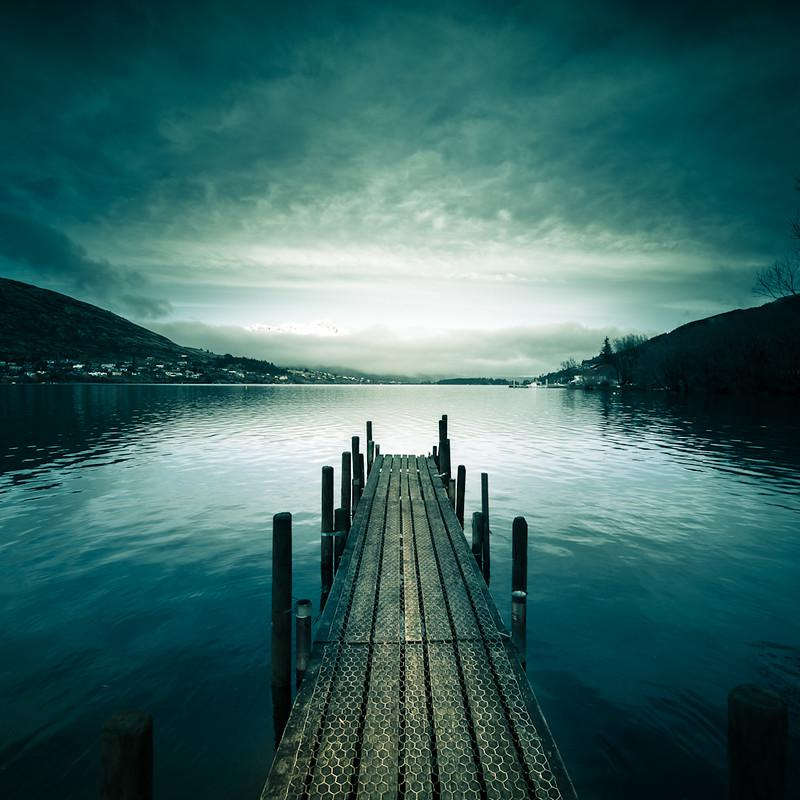
#> input picture archive/00000000_(2).jpg, 800 x 800 px; its folder holds only this picture in this run
$ python -i examen_descriptores.py   (imports and definitions only)   (older library calls are emulated)
#> lines starting #> are read from the running program, lines starting #| are printed output that depends on the picture
# CC5213 - EXAMEN
# 24 de julio de 2023
# Alumnos: María Hernández - José Triviño

import numpy
import cv2

#############################
# DESCRIPTORES INDIVIDUALES #
#############################

# [4 lines left out: function vector_de_intensidades, not called in this run]

def vector_de_intensidades_eq(img_gris, x_zones, y_zones):
    imagen_2 = cv2.equalizeHist(img_gris)
    imagen_2 = cv2.resize(img_gris, (x_zones, y_zones), interpolation=cv2.INTER_AREA)
    descriptor_imagen = imagen_2.flatten()
    return descriptor_imagen

def vector_de_intensidades_omd(img_gris, x_zones, y_zones):
    imagen_2 = cv2.resize(img_gris, (x_zones, y_zones), interpolation=cv2.INTER_AREA)
    descriptor_imagen = imagen_2.flatten()
    posiciones = numpy.argsort(descriptor_imagen)
    for i in range(len(posiciones)):
        descriptor_imagen[posiciones[i]] = i
    return descriptor_imagen

def histograma_por_zona(imagen, x_zones, y_zones):
    # divisiones
    num_zonas_x = x_zones
    num_zonas_y = y_zones
    num_bins_por_zona = 8
    ecualizar = True
    # leer imagen
    if ecualizar:
        imagen = cv2.equalizeHist(imagen)
    # procesar cada zona
    descriptor = []
    for j in range(num_zonas_y):
        desde_y = int(imagen.shape[0] / num_zonas_y * j)
        hasta_y = int(imagen.shape[0] / num_zonas_y * (j+1))
        for i in range(num_zonas_x):
            desde_x = int(imagen.shape[1] / num_zonas_x * i)
            hasta_x = int(imagen.shape[1] / num_zonas_x * (i+1))
            # recortar zona de la imagen
            zona = imagen[desde_y : hasta_y, desde_x : hasta_x]
            # histograma de los pixeles de la zona
            histograma, limites = numpy.histogram(zona, bins=num_bins_por_zona, range=(0,255))
            # normalizar histograma (bins suman 1)
            histograma = histograma / numpy.sum(histograma)
            # agregar descriptor de la zona al descriptor global
            descriptor.extend(histograma)
    return descriptor

def angulos_por_zona(imagen, x_zones, y_zones):

    def angulos_en_zona(imgBordes, imgSobelX, imgSobelY):

        solo_bordes = (imgBordes > 0)
        divided = numpy.divide(imgSobelY,imgSobelX,out=numpy.zeros_like(imgSobelX), where=imgSobelX != 0)

        angulos = numpy.select([imgSobelX != 0, imgSobelX == 0],
                        [numpy.degrees(numpy.arctan(divided)),solo_bordes.astype(int)*90])

        return angulos[solo_bordes]

    # divisioness
    num_zonas_x = x_zones
    num_zonas_y = y_zones
    num_bins_por_zona = 9
    threshold_magnitud_gradiente = 50
    # calcular filtro de sobel (usar cv2.GaussianBlur para borrar ruido)
    imagen = cv2.GaussianBlur(imagen, (3,3), 0, 0)
    sobelX = cv2.Sobel(imagen, ddepth=cv2.CV_32F, dx=1, dy=0, ksize=3)
    sobelY = cv2.Sobel(imagen, ddepth=cv2.CV_32F, dx=0, dy=1, ksize=3)
    magnitud = numpy.sqrt(numpy.square(sobelX) + numpy.square(sobelY))
    th, bordes = cv2.threshold(magnitud, threshold_magnitud_gradiente, 255, cv2.THRESH_BINARY)
    # procesar cada zona
    descriptor = []
    for j in range(num_zonas_y):
        desde_y = int(imagen.shape[0] / num_zonas_y * j)
        hasta_y = int(imagen.shape[0] / num_zonas_y * (j+1))
        for i in range(num_zonas_x):
            desde_x = int(imagen.shape[1] / num_zonas_x * i)
            hasta_x = int(imagen.shape[1] / num_zonas_x * (i+1))
            # calcular angulos de la zona
            angulos = angulos_en_zona(bordes[desde_y : hasta_y, desde_x : hasta_x],
                                    sobelX[desde_y : hasta_y, desde_x : hasta_x],
                                    sobelY[desde_y : hasta_y, desde_x : hasta_x])
            # histograma de los angulos de la zona
            histograma, limites = numpy.histogram(angulos, bins=num_bins_por_zona, range=(-90,90))
            # normalizar histograma (bins suman 1)
            if numpy.sum(histograma) != 0:
                histograma = histograma / numpy.sum(histograma)
            # agregar descriptor de la zona al descriptor global
            descriptor.extend(histograma)
            # dibujar histograma de la zona
    return descriptor

def vector_de_colores(img_rgb, x_zones, y_zones):
    imagen_2 = cv2.resize(img_rgb, (x_zones, y_zones), interpolation=cv2.INTER_AREA)

    imagen_r = imagen_2[:, :, 0]
    imagen_g = imagen_2[:, :, 1]
    imagen_b = imagen_2[:, :, 2]

    r_means = imagen_r.flatten()
    g_means = imagen_g.flatten()
    b_means = imagen_b.flatten()

    descriptor_imagen = numpy.concatenate((r_means, g_means))
    descriptor_imagen = numpy.concatenate((descriptor_imagen, b_means))

    return descriptor_imagen


#############################
#  CÁLCULO DE DESCRIPTORES  #
#############################

def descriptores_gris(img_gris):

    descriptores_imagen = vector_de_intensidades_eq(img_gris, 4, 4)

    lista_descriptores = [
        vector_de_intensidades_omd,
        histograma_por_zona,
        angulos_por_zona
    ]

    combinaciones = [(1,4),(4,4)]
    for d in lista_descriptores:
        for c in combinaciones:
            descriptor = d(img_gris, c[0], c[1])
            descriptores_imagen = numpy.concatenate((descriptores_imagen, descriptor))

    return descriptores_imagen

def descriptores_color(img_color):

    #combinaciones = [(1,4),(1,8),(4,4),(8,8)]
    combinaciones = [(1,4),(4,4)]
    descriptor = []
    for c in combinaciones:
        if len(descriptor) == 0:
            descriptor = vector_de_colores(img_color, c[0], c[1])
        else:
            descriptor = numpy.concatenate((descriptor, vector_de_colores(img_color, c[0], c[1])))

    return descriptor

def descriptores_full(img_color):
    img_gris = cv2.cvtColor(img_color, cv2.COLOR_BGR2GRAY)

    desc_gris = descriptores_gris(img_gris)
    desc_color = descriptores_color(img_color)

    desc_total = numpy.concatenate((desc_gris,desc_color))

    return desc_total

>>> import cv2
>>> picture = cv2.imread('archive/00000000_(2).jpg')
#> picture is the input picture: shape (800, 800, 3); mean B, G, R 100.7, 102.3, 59.8
>>> result = descriptores_full(picture)
#> in descriptores_full, `img_gris = cv2.cvtColor(img_color, cv2.COLOR_BGR2GRAY)`:
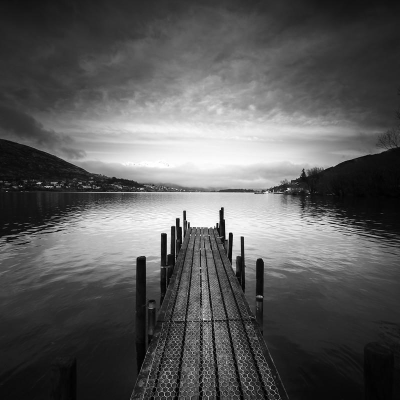
#> img_gris: shape (800, 800) (shown at 1/2 size); min 0, max 255, mean 89.4
#> in vector_de_intensidades_eq, `imagen_2 = cv2.equalizeHist(img_gris)`:
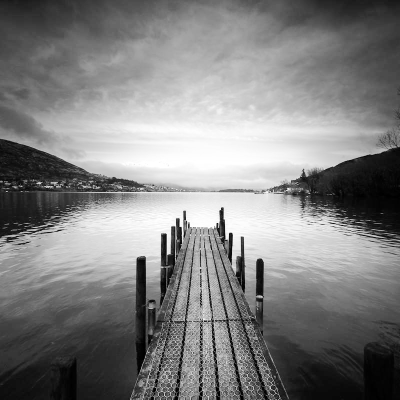
#> imagen_2: shape (800, 800) (shown at 1/2 size); min 0, max 255, mean 128.2
#> in vector_de_intensidades_eq, `imagen_2 = cv2.resize(img_gris, (x_zones, y_zones), interpolation=cv2...`: imagen_2 = [[48, 87, 95, 47], [71, 185, 197, 76], [91, 136, 141, 91], [29, 50, 59, 27]]
#> in vector_de_intensidades_eq, `descriptor_imagen = imagen_2.flatten()`: descriptor_imagen = [48, 87, 95, 47, 71, 185, 197, 76, 91, 136, 141, 91, 29, 50, 59, 27]
#> in descriptores_gris, `descriptores_imagen = vector_de_intensidades_eq(img_gris, 4, 4)`: descriptores_imagen has the same summary as descriptor_imagen in vector_de_intensidades_eq
#> the loop in descriptores_gris, `for d in lista_descriptores:` made 3 passes
#> pass 3, in angulos_por_zona, `sobelX = cv2.Sobel(imagen, ddepth=cv2.CV_32F, dx=1, dy=0, ksize=3)`:
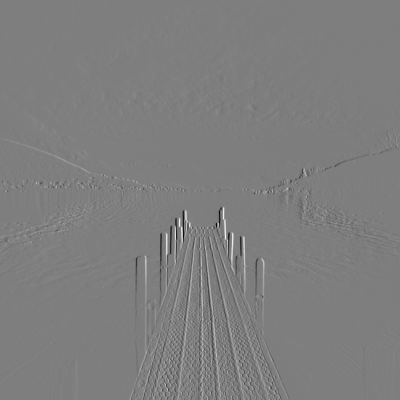
#> sobelX: shape (800, 800) float32 (shown at 1/2 size); min -700, max 710, mean -0.1; drawn with min black and max white
#> pass 3, in angulos_por_zona, `sobelY = cv2.Sobel(imagen, ddepth=cv2.CV_32F, dx=0, dy=1, ksize=3)`:
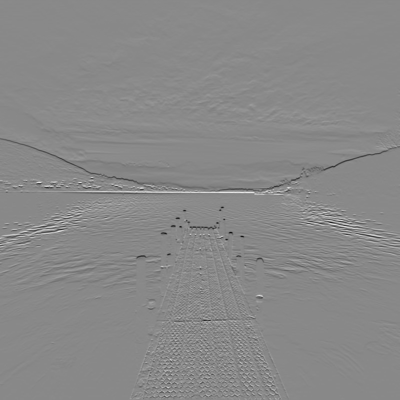
#> sobelY: shape (800, 800) float32 (shown at 1/2 size); min -652, max 563, mean -0.1; drawn with min black and max white
#> pass 3, in angulos_por_zona, `magnitud = numpy.sqrt(numpy.square(sobelX) + numpy.square(sobelY))`:
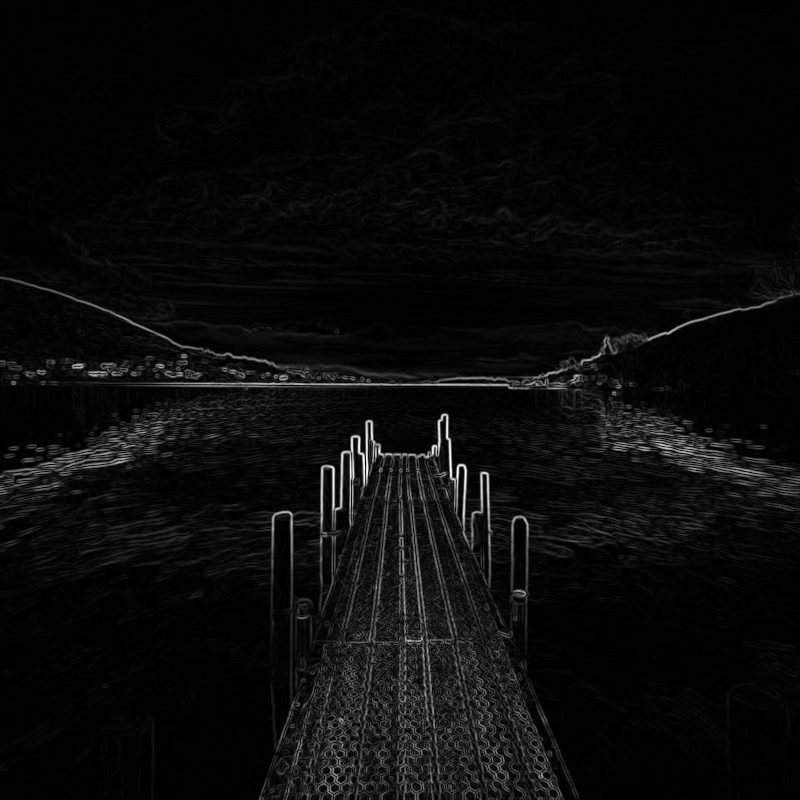
#> magnitud: shape (800, 800) float32; min 0, max 710.3, mean 30.8; drawn with min black and max white
#> after the loop in descriptores_gris, `for d in lista_descriptores:`: descriptores_imagen = 376 values, max 197 at index 6, min 0 at index 19, mean 4.24
#> in descriptores_full, `desc_gris = descriptores_gris(img_gris)`: desc_gris has the same summary as descriptores_imagen in descriptores_gris
#> the loop in descriptores_color, `for c in combinaciones:` made 2 passes
#> descriptor on pass 1: [88, 137, 126, 51, 88, 143, 127, 51, 25, 109, 87, 18]
#> after the loop in descriptores_color, `for c in combinaciones:`: descriptor = 60 values, max 204 at index 34, min 1 at index 59, mean 87.57
#> in descriptores_full, `desc_color = descriptores_color(img_color)`: desc_color has the same summary as descriptor in descriptores_color
#> in descriptores_full, `desc_total = numpy.concatenate((desc_gris,desc_color))`: desc_total = 436 values, max 204 at index 410, min 0 at index 19, mean 15.7
#> result has the same summary as desc_total in descriptores_full

$ run again, on archive/00000000_(4).jpg
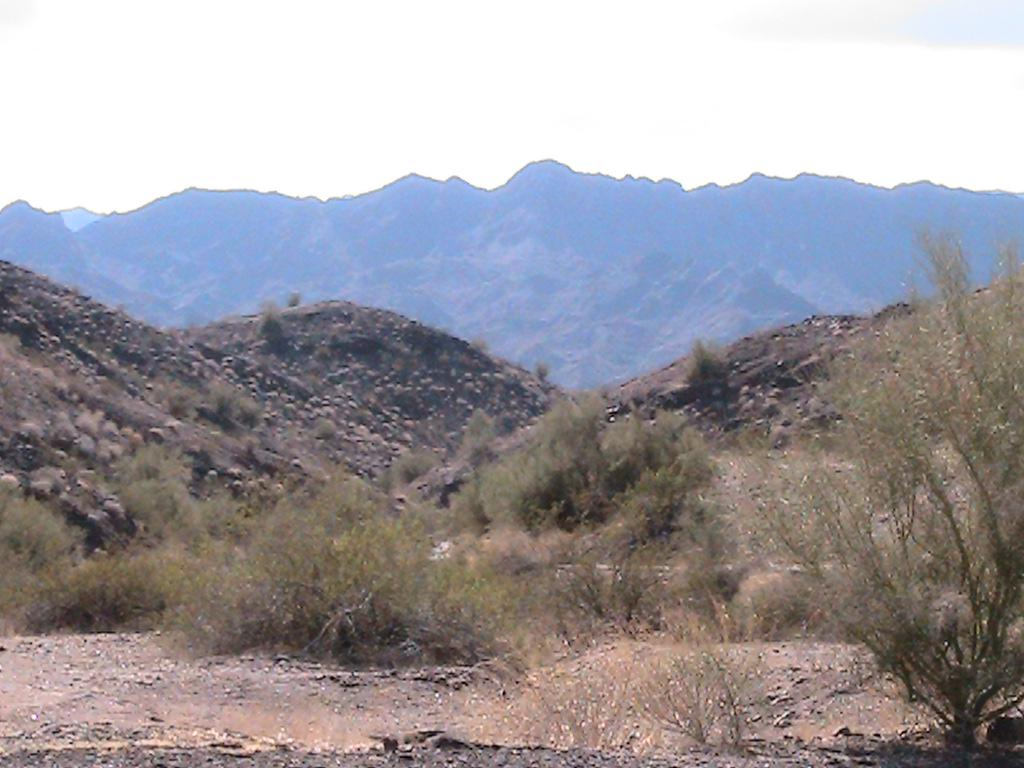
#> input picture archive/00000000_(4).jpg, 1024 x 768 px
#> picture is the input picture: shape (768, 1024, 3); mean B, G, R 158.9, 154.1, 157.9
#> in vector_de_intensidades_eq, `imagen_2 = cv2.equalizeHist(img_gris)`:
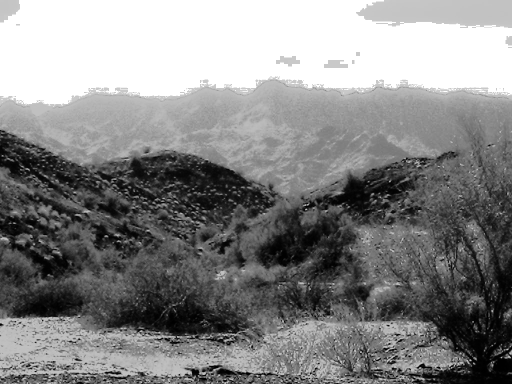
#> imagen_2: shape (768, 1024) (shown at 1/2 size); min 0, max 255, mean 133.9
#> in vector_de_intensidades_eq, `imagen_2 = cv2.resize(img_gris, (x_zones, y_zones), interpolation=cv2...`: imagen_2 = [[254, 253, 248, 248], [144, 141, 153, 140], [101, 108, 101, 112], [139, 120, 133, 98]]
#> in vector_de_intensidades_eq, `descriptor_imagen = imagen_2.flatten()`: descriptor_imagen = [254, 253, 248, 248, 144, 141, 153, 140, 101, 108, 101, 112, 139, 120, 133, 98]
#> in descriptores_gris, `descriptores_imagen = vector_de_intensidades_eq(img_gris, 4, 4)`: descriptores_imagen has the same summary as descriptor_imagen in vector_de_intensidades_eq
#> the loop in descriptores_gris, `for d in lista_descriptores:` made 3 passes
#> pass 3, in angulos_por_zona, `magnitud = numpy.sqrt(numpy.square(sobelX) + numpy.square(sobelY))`:
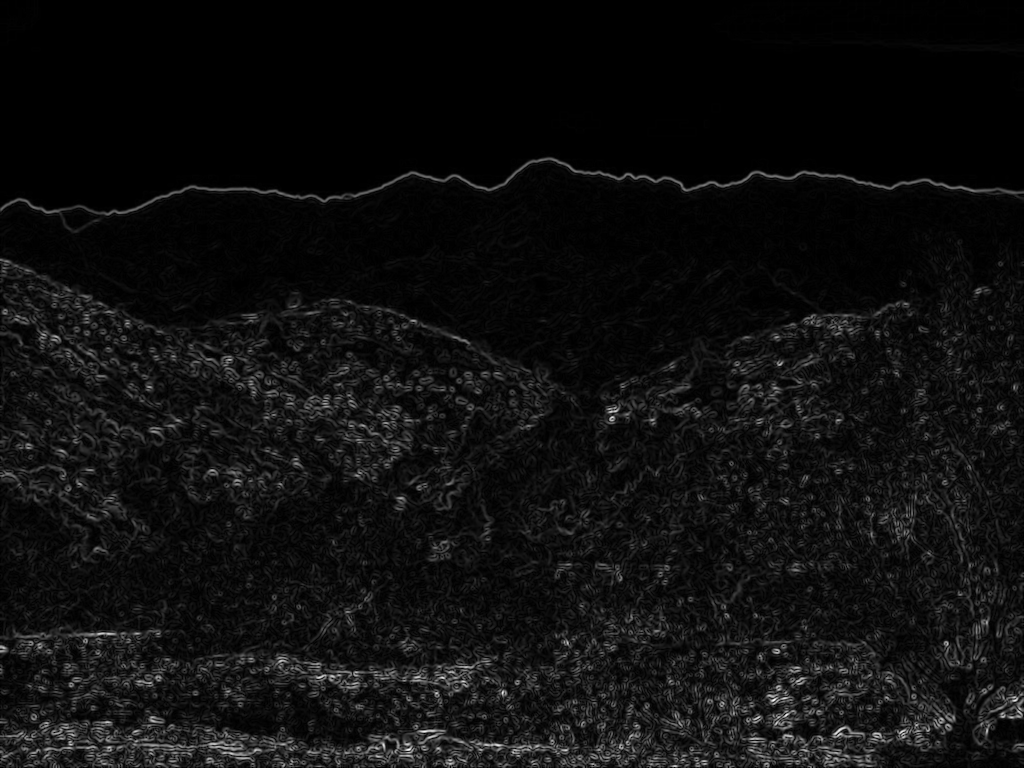
#> magnitud: shape (768, 1024) float32; min 0, max 564.4, mean 33.8; drawn with min black and max white
#> after the loop in descriptores_gris, `for d in lista_descriptores:`: descriptores_imagen = 376 values, max 254 at index 0, min 0 at index 18, mean 7.07
#> desc_gris has the same summary as descriptores_imagen in descriptores_gris
#> the loop in descriptores_color, `for c in combinaciones:` made 2 passes
#> descriptor on pass 1: [253, 177, 95, 110, 251, 145, 103, 118, 250, 131, 114, 137]
#> after the loop in descriptores_color, `for c in combinaciones:`: descriptor = 60 values, max 255 at index 12, min 87 at index 27, mean 157
#> desc_color has the same summary as descriptor in descriptores_color
#> desc_total = 436 values, max 255 at index 388, min 0 at index 18, mean 27.7
#> result has the same summary as desc_total in descriptores_full

$ run again, on archive/00000000_(5).jpg
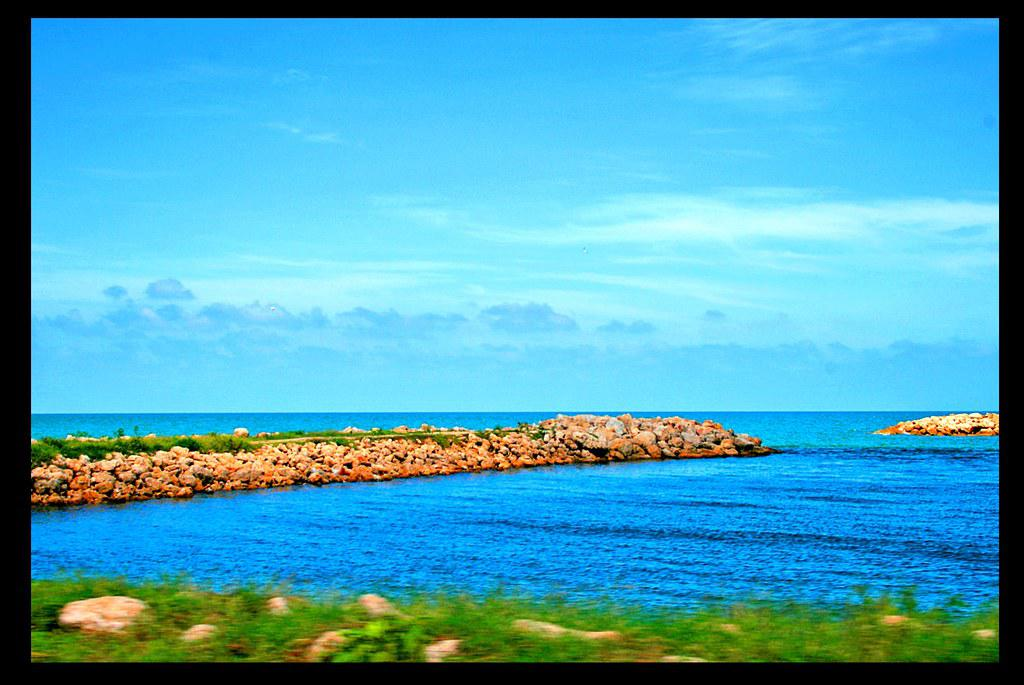
#> input picture archive/00000000_(5).jpg, 1024 x 685 px
#> picture is the input picture: shape (685, 1024, 3); mean B, G, R 188.3, 164, 74.8
#> in vector_de_intensidades_eq, `imagen_2 = cv2.equalizeHist(img_gris)`:
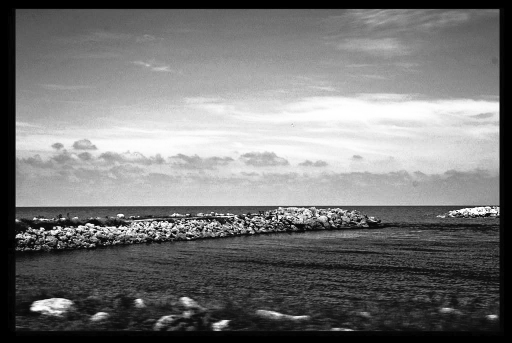
#> imagen_2: shape (685, 1024) (shown at 1/2 size); min 0, max 255, mean 119
#> in vector_de_intensidades_eq, `imagen_2 = cv2.resize(img_gris, (x_zones, y_zones), interpolation=cv2...`: imagen_2 = [[119, 147, 151, 128], [167, 205, 211, 182], [128, 160, 155, 132], [86, 98, 95, 78]]
#> in vector_de_intensidades_eq, `descriptor_imagen = imagen_2.flatten()`: descriptor_imagen = [119, 147, 151, 128, 167, 205, 211, 182, 128, 160, 155, 132, 86, 98, 95, 78]
#> in descriptores_gris, `descriptores_imagen = vector_de_intensidades_eq(img_gris, 4, 4)`: descriptores_imagen has the same summary as descriptor_imagen in vector_de_intensidades_eq
#> the loop in descriptores_gris, `for d in lista_descriptores:` made 3 passes
#> pass 3, in angulos_por_zona, `magnitud = numpy.sqrt(numpy.square(sobelX) + numpy.square(sobelY))`:
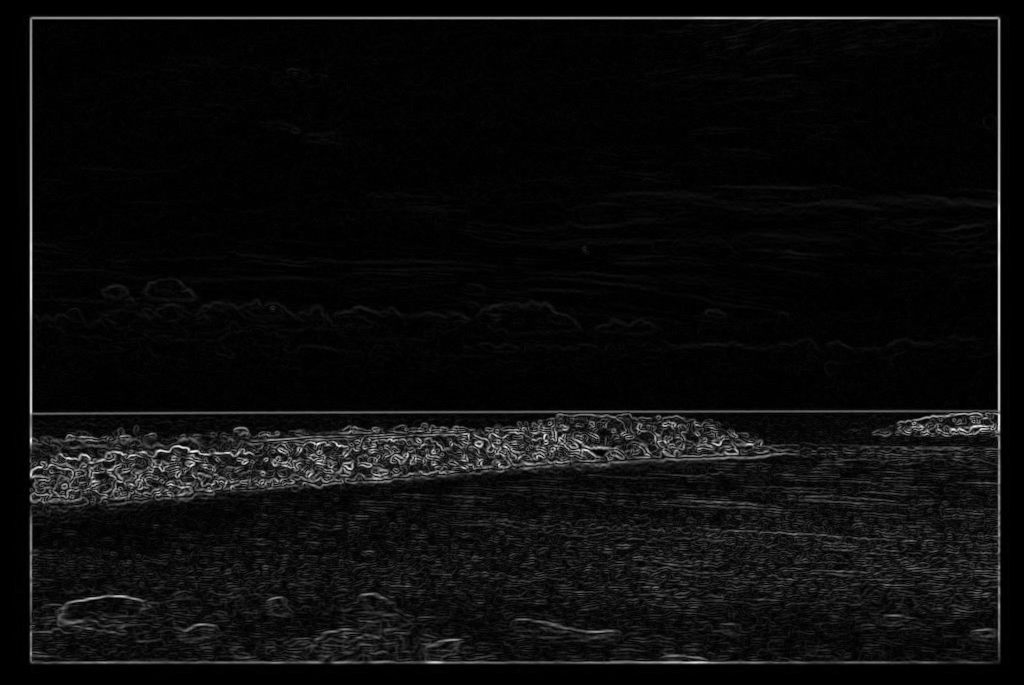
#> magnitud: shape (685, 1024) float32; min 0, max 678.9, mean 34.2; drawn with min black and max white
#> after the loop in descriptores_gris, `for d in lista_descriptores:`: descriptores_imagen = 376 values, max 211 at index 6, min 0 at index 19, mean 6.4
#> desc_gris has the same summary as descriptores_imagen in descriptores_gris
#> the loop in descriptores_color, `for c in combinaciones:` made 2 passes
#> descriptor on pass 1: [214, 240, 189, 111, 163, 217, 165, 111, 54, 123, 84, 38]
#> after the loop in descriptores_color, `for c in combinaciones:`: descriptor = 60 values, max 253 at index 17, min 27 at index 59, mean 142.4
#> desc_color has the same summary as descriptor in descriptores_color
#> desc_total = 436 values, max 253 at index 393, min 0 at index 19, mean 25.11
#> result has the same summary as desc_total in descriptores_full
